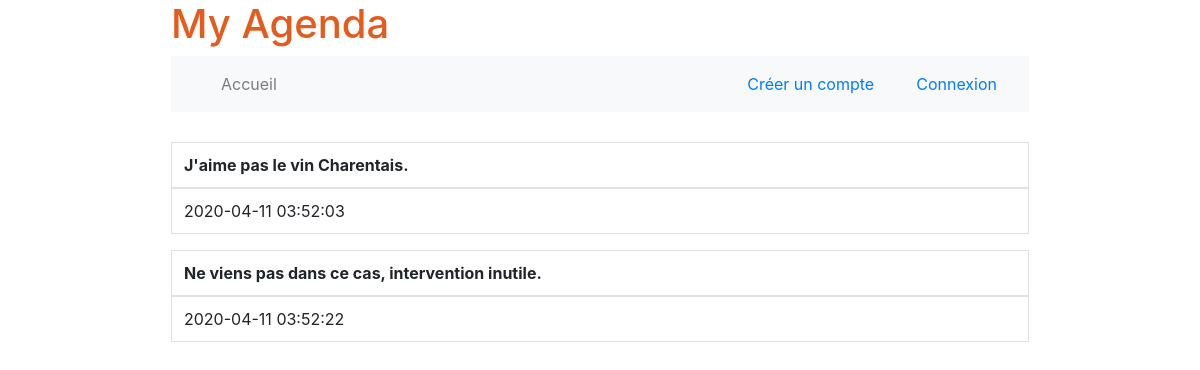
Page /index.php?controller=comment&action=show_comment&id_agenda=41 on the committed database.
### tables this page shows
CREATE TABLE IF NOT EXISTS `agenda_comment` (
  `id_comment` int(11) NOT NULL AUTO_INCREMENT,
  `id_agenda` int(11) NOT NULL,
  `id_user` int(11) NOT NULL,
  `commentaire` text NOT NULL,
  `date` date NOT NULL,
  `heure` time NOT NULL,
  PRIMARY KEY (`id_comment`),
  KEY `fk_id_agenda` (`id_agenda`),
  KEY `fk_id_user` (`id_user`)
);

### controllers/comment_controller.php (called while the page is built, shortened)
<?php
class CommentController{
    public function show_comment() {
        $id_agenda=isset($_GET['id_agenda'])?$_GET['id_agenda']:"";
        $comments=AgendaComment::get_all($id_agenda);
        require_once('views/pages/comments.php');
    }
}

### routes.php (called while the page is built, shortened)
<?php
function call($controller, $action) {
switch($controller) {
case 'comment':
    require_once('models/agenda_comment.php');
    $controller = new CommentController();
    break;
}
$controller->{ $action }();
}
$controllers = array('pages' => ['home', 'error'],
                     'login' => ['accountcreation', 'checkdata', 'connexioncheck', 'update_profile', 'edit_profile'],
                     'logout' => ['logout'],
                     'agenda' => ['show_agenda', 'show_back', 'publish_agenda', 'form_agenda', 'form_modify_agenda', 'delete_agenda', 'update_agenda'],
                    'comment' => ['show_comment', 'publish_comment']);
if (array_key_exists($controller, $controllers)) {
if (in_array($action, $controllers[$controller])) {
call($controller, $action);
} else {
call('pages', 'error');
}
} else {
call('pages', 'error');
}

### index.php (called while the page is built, shortened)
<?php
    require_once('views/layout.php');
?>

### models/agenda_comment.php (called while the page is built, shortened)
<?php
class AgendaComment {
    public function __construct($id_comment, $id_agenda, $id_user, $commentaire, $date, $heure)
    {
      $this->commentaire=$commentaire;
      $this->date=$date;
      $this->heure=$heure;
    }
    public static function get_all($id_agenda){
        $db = Db::getInstance();
        $requete='SELECT * FROM agenda_comment WHERE id_agenda = "'.$id_agenda.'" ORDER BY date desc';
        $resultat=$db->query($requete);
        $resultat->execute();
        $comments=[];
        while ($comment = $resultat->fetch(PDO::FETCH_ASSOC))
            {
              $comments[] = new AgendaComment(utf8_encode($comment['id_comment']),utf8_encode($comment['id_agenda']),  utf8_encode($comment['id_user']), utf8_encode($comment['commentaire']), utf8_encode($comment['date']), utf8_encode($comment['heure']));
            }
        return $comments;
    }
}

### views/pages/comments.php (the view, shortened to what this page needs)
<?php
 require 'header.php';
?>
<div class="container">
    <div class="comment">
        <?php
        foreach($comments as $comment){
        ?>
        <table class="table table-bordered">
            <thead>
                <tr>
                <th scope="col"><?php echo utf8_decode($comment->commentaire);?> </th>
                </tr>
            </thead>
            <tbody>
                <tr>
                <td><?php echo $comment->date.' '.$comment->heure.' ';?></td>
                <?php } ?>
                </tr>
            </tbody>
        </table>
    </div>

### styles/style.css (style rules this page uses)
@media (max-width: 1600px) { .container { width: 74vw; } }

### rows in the picture
agenda_comment: commentaire "J'aime pas le vin Charentais.", date "2020-04-11", heure "03:52:03"
agenda_comment: commentaire "Ne viens pas dans ce cas, intervention inutile.", date "2020-04-11", heure "03:52:22"
